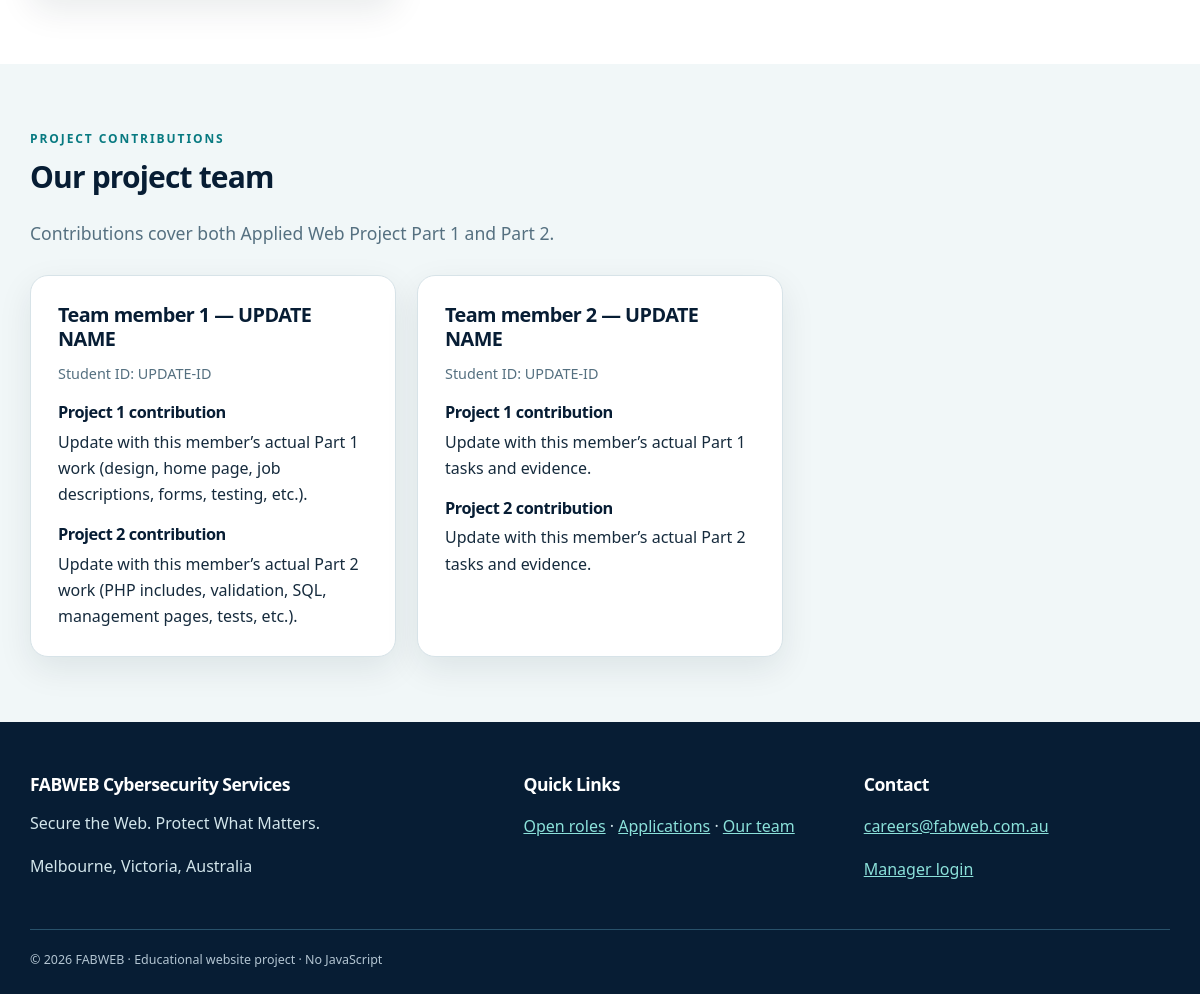
Page /about.php (lower part) on the earlier database version.
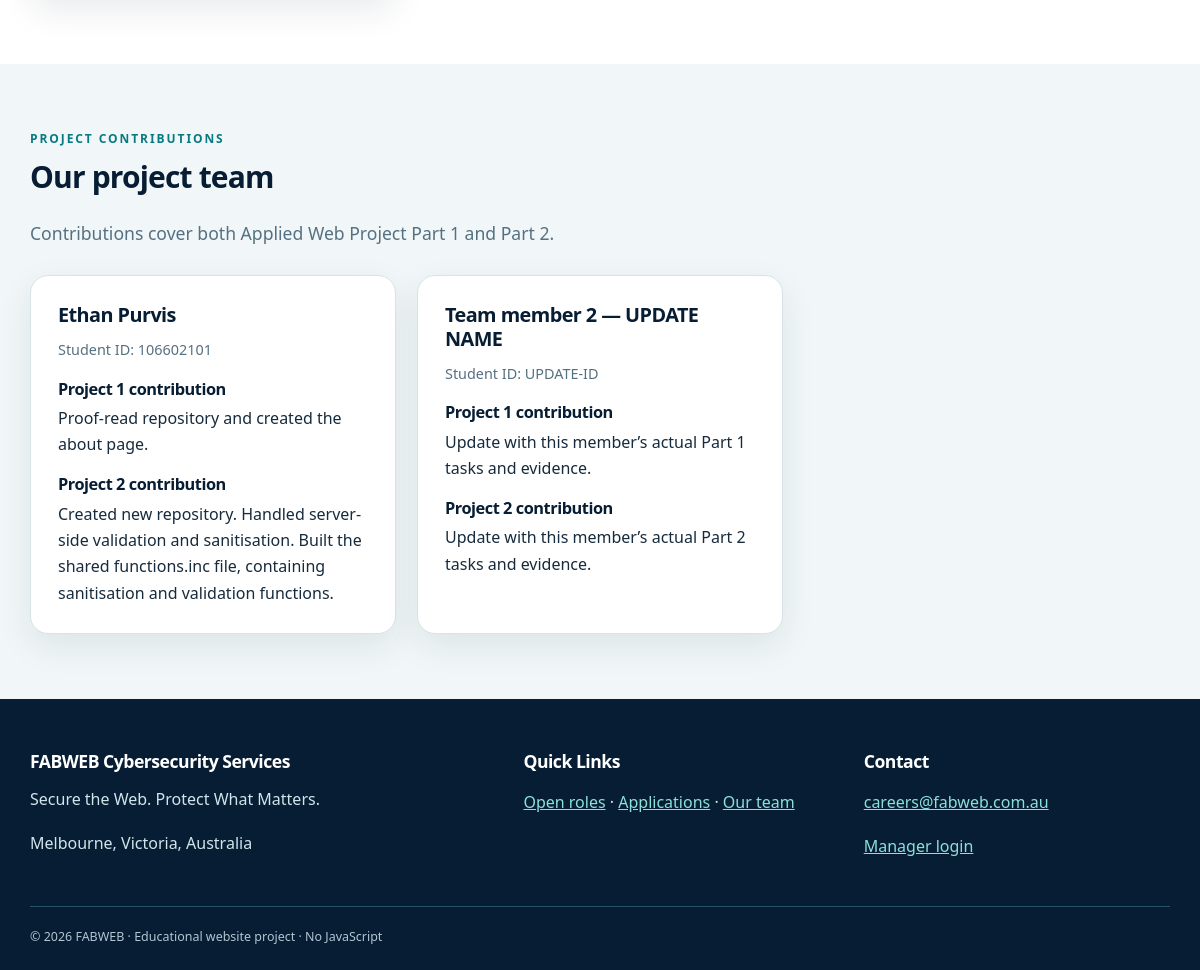
Same page on the later database version.
### tables this page shows
CREATE TABLE IF NOT EXISTS `team_members` (
  `id` INT UNSIGNED NOT NULL AUTO_INCREMENT PRIMARY KEY,
  `member_name` VARCHAR(120) NOT NULL,
  `student_id` VARCHAR(30) NOT NULL,
  `part1_contribution` TEXT NOT NULL,
  `part2_contribution` TEXT NOT NULL,
  `display_order` INT NOT NULL DEFAULT 0
);

### includes/db.inc (called while the page is built, shortened)
<?php
require_once __DIR__ . '/../settings.php';
require_once __DIR__ . '/functions.inc';
function db(): mysqli
{
    static $connection = null;
    if ($connection instanceof mysqli) {
        return $connection;
    }
    global $host, $user, $pwd, $sql_db;
    try {
        $connection = new mysqli($host, $user, $pwd, $sql_db);
        $connection->set_charset('utf8mb4');
        return $connection;
    } catch (mysqli_sql_exception $e) {
        error_log('FABWEB database error: ' . $e->getMessage());
        http_response_code(503);
        exit('Database unavailable. Import fabweb_db.sql using phpMyAdmin and check settings.php.');
    }
}

### includes/functions.inc (called while the page is built, shortened)
<?php
function h(?string $value): string
{
    return htmlspecialchars((string) $value, ENT_QUOTES | ENT_SUBSTITUTE, 'UTF-8');
}

### about.php (the view, shortened to what this page needs)
<?php
require_once __DIR__ . '/includes/db.inc';
$members = db()->query('SELECT member_name, student_id, part1_contribution, part2_contribution FROM team_members ORDER BY display_order, id')->fetch_all(MYSQLI_ASSOC);
require __DIR__ . '/includes/header.inc';
?>
<main id="main-content">
    <section class="section">
    </section>
    <section class="section alt">
        <div class="container">
            <p class="eyebrow dark">Project contributions</p>
            <h2>Our project team</h2>
            <p class="section-intro">Contributions cover both Applied Web Project Part 1 and Part 2.</p>
            <div class="cards"><?php foreach ($members as $member): ?><article class="card member">
                        <h3><?= h($member['member_name']) ?></h3>
                        <p class="muted">Student ID: <?= h($member['student_id']) ?></p>
                        <h4>Project 1 contribution</h4>
                        <p><?= nl2br(h($member['part1_contribution'])) ?></p>
                        <h4>Project 2 contribution</h4>
                        <p><?= nl2br(h($member['part2_contribution'])) ?></p>
                    </article><?php endforeach; ?></div>
        </div>
    </section>
</main>
<?php require __DIR__ . '/includes/footer.inc'; ?>

Differences in the rows shown:
removed team_members: member_name "Team member 1 — UPDATE NAME", student "UPDATE-ID", part1_contribution "Update with this member’s actual Part 1 work (design, home page, job descriptions, forms, testing, etc.).", part2_contribution "Update with this member’s actual Part 2 work (PHP includes, validation, SQL, management pages, tests, etc.)."
added team_members: member_name "Ethan Purvis", student "106602101", part1_contribution "Proof-read repository and created the about page.", part2_contribution "Created new repository. Handled server-side validation and sanitisation. Built the shared functions.inc file, containing sanitisation and validation functions."
